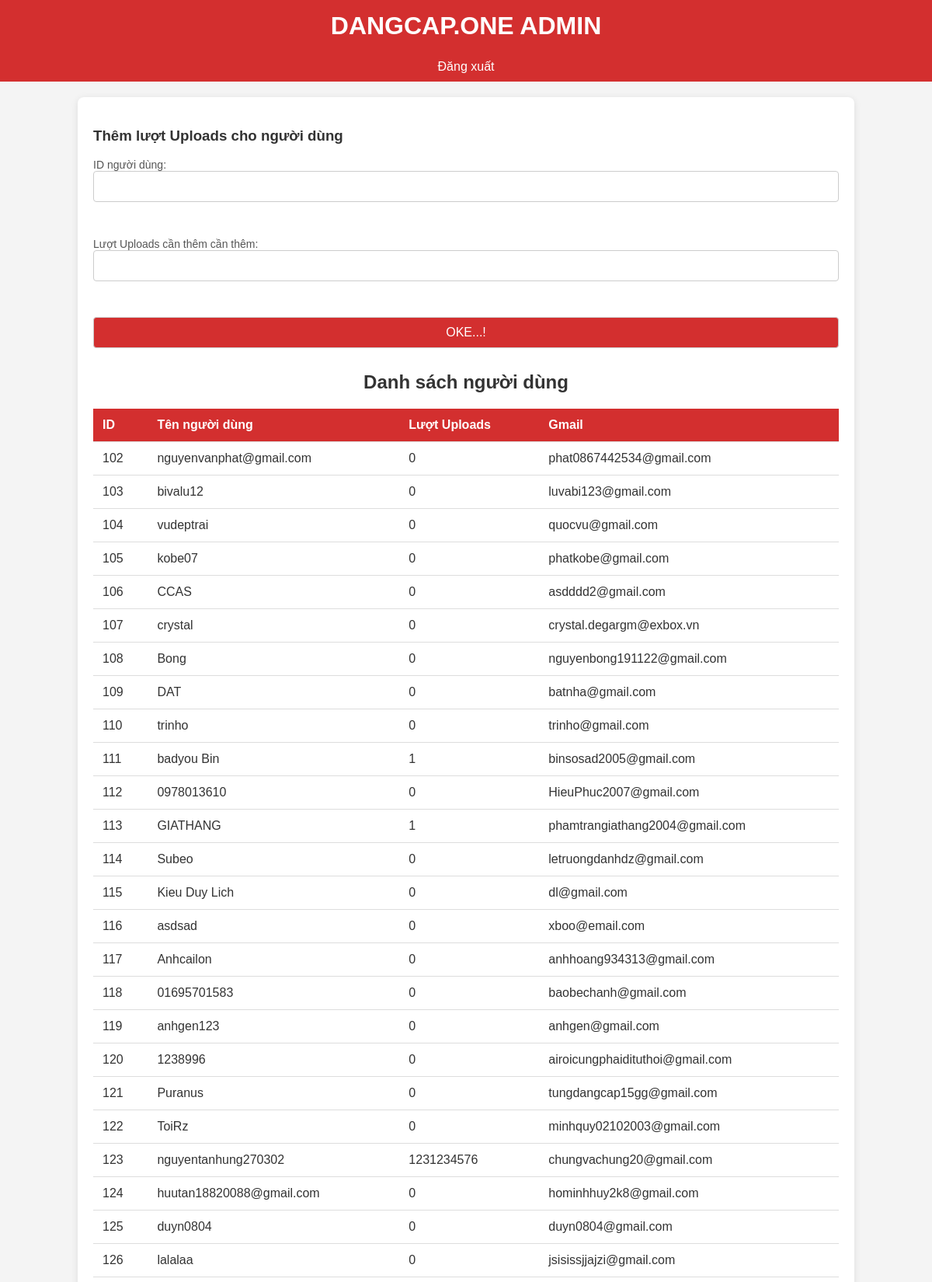
Page /admin/index.php?page=3 (signed in, upper part) on the committed database.
### tables this page shows
CREATE TABLE `users` (
  `id` int(11) NOT NULL,
  `name` varchar(100) NOT NULL,
  `email` varchar(255) NOT NULL,
  `username` varchar(60) NOT NULL,
  `password` varchar(255) NOT NULL,
  `created_at` datetime NOT NULL,
  `coins` int(11) NOT NULL DEFAULT 0,
  `active_image_path` text DEFAULT '0'
);

### admin/index.php (the view, shortened to what this page needs)
<?php
include('../app/db.php');
$users_per_page = 50;
$page = isset($_GET['page']) ? (int)$_GET['page'] : 1;
$offset = ($page - 1) * $users_per_page;
$query = "SELECT id, username, coins, email FROM users LIMIT :offset, :limit";
$stmt = $db->prepare($query);
$stmt->bindParam(':offset', $offset, PDO::PARAM_INT);
$stmt->bindParam(':limit', $users_per_page, PDO::PARAM_INT);
$stmt->execute();
$users = $stmt->fetchAll(PDO::FETCH_ASSOC);
?>
<!DOCTYPE html>
<html lang="vi">
<head>
</head>
<body>
<header>
    <h1>DANGCAP.ONE ADMIN</h1>
</header>
<div class="menu">
    <ul>
        <li><a href="logout.php">Đăng xuất</a></li>
    </ul>
</div>
<div class="container">
    <h3>Thêm lượt Uploads cho người dùng</h3>
    <form id="addCoinsForm">
        <label for="user_id">ID người dùng:</label>
        <input type="number" id="user_id" name="user_id" required><br><br>
        <label for="coins">Lượt Uploads cần thêm cần thêm:</label>
        <input type="number" id="coins" name="coins" required><br><br>
        <input type="submit" value="OKE...!">
    </form>
<center><h2>Danh sách người dùng</h2>
    <table>
        <thead>
            <tr>
                <th>ID</th>
                <th>Tên người dùng</th>
                <th>Lượt Uploads</th>
                <th>Gmail</th>
            </tr>
        </thead>
        <tbody>
            <?php foreach ($users as $user): ?>
                <tr>
                    <td><?php echo htmlspecialchars($user['id']); ?></td>
                    <td><?php echo htmlspecialchars($user['username']); ?></td>
                    <td><?php echo htmlspecialchars($user['coins']); ?></td>
                    <td><?php echo htmlspecialchars($user['email']); ?></td>
                </tr>
            <?php endforeach; ?>
        </tbody>
    </table>
</div>
</body>
</html>

### admin/index.php (style rules this page uses)
body { font-family: Arial, sans-serif; background-color: #f4f4f4; margin: 0; padding: 0; color: #333; }
header { background-color: #D32F2F; color: white; padding: 15px 0; text-align: center; }
h1 { margin: 0; }
.menu { background-color: #D32F2F; color: white; padding: 10px; text-align: center; }
.menu ul { list-style-type: none; margin: 0; padding: 0; }
.menu li { display: inline; margin: 0 15px; }
.menu a { color: white; text-decoration: none; }
.container { width: 80%; margin: 20px auto; background-color: white; border-radius: 8px; box-shadow: 0 2px 10px rgba(0, 0, 0, 0.1); padding: 20px; overflow: hidden; padding-bottom: 60px; }
form { display: flex; flex-direction: column; margin-bottom: 20px; }
form label { font-size: 14px; color: #555; }
form input[type="number"], form input[type="submit"] { padding: 10px; margin-bottom: 10px; border: 1px solid #ccc; border-radius: 4px; font-size: 16px; }
form input[type="submit"] { background-color: #D32F2F; color: white; cursor: pointer; }
table { width: 100%; border-collapse: collapse; margin-bottom: 20px; }
th, td { padding: 12px; text-align: left; border-bottom: 1px solid #ddd; }
th { background-color: #D32F2F; color: white; }

### rows in the picture
users: id "102", username "nguyenvanphat@gmail.com", coins "0", email "phat0867442534@gmail.com"
users: id "103", username "bivalu12", coins "0", email "luvabi123@gmail.com"
users: id "104", username "vudeptrai", coins "0", email "quocvu@gmail.com"
users: id "105", username "kobe07", coins "0", email "phatkobe@gmail.com"
users: id "106", username "CCAS", coins "0", email "asdddd2@gmail.com"
users: id "107", username "crystal", coins "0", email "crystal.degargm@exbox.vn"
users: id "108", username "Bong", coins "0", email "nguyenbong191122@gmail.com"
users: id "109", username "DAT", coins "0", email "batnha@gmail.com"
users: id "110", username "trinho", coins "0", email "trinho@gmail.com"
users: id "111", username "badyou Bin", coins "1", email "binsosad2005@gmail.com"
users: id "112", username "0978013610", coins "0", email "HieuPhuc2007@gmail.com"
users: id "113", username "GIATHANG", coins "1", email "phamtrangiathang2004@gmail.com"
users: id "114", username "Subeo", coins "0", email "letruongdanhdz@gmail.com"
users: id "115", username "Kieu Duy Lich", coins "0", email "dl@gmail.com"
users: id "116", username "asdsad", coins "0", email "xboo@email.com"
users: id "117", username "Anhcailon", coins "0", email "anhhoang934313@gmail.com"
users: id "118", username "01695701583", coins "0", email "baobechanh@gmail.com"
users: id "119", username "anhgen123", coins "0", email "anhgen@gmail.com"
users: id "120", username "1238996", coins "0", email "airoicungphaidituthoi@gmail.com"
users: id "121", username "Puranus", coins "0", email "tungdangcap15gg@gmail.com"
users: id "122", username "ToiRz", coins "0", email "minhquy02102003@gmail.com"
users: id "123", username "nguyentanhung270302", coins "1231234576", email "chungvachung20@gmail.com"
users: id "124", username "huutan18820088@gmail.com", coins "0", email "hominhhuy2k8@gmail.com"
users: id "125", username "duyn0804", coins "0", email "duyn0804@gmail.com"
users: id "126", username "lalalaa", coins "0", email "jsisissjjajzi@gmail.com"
